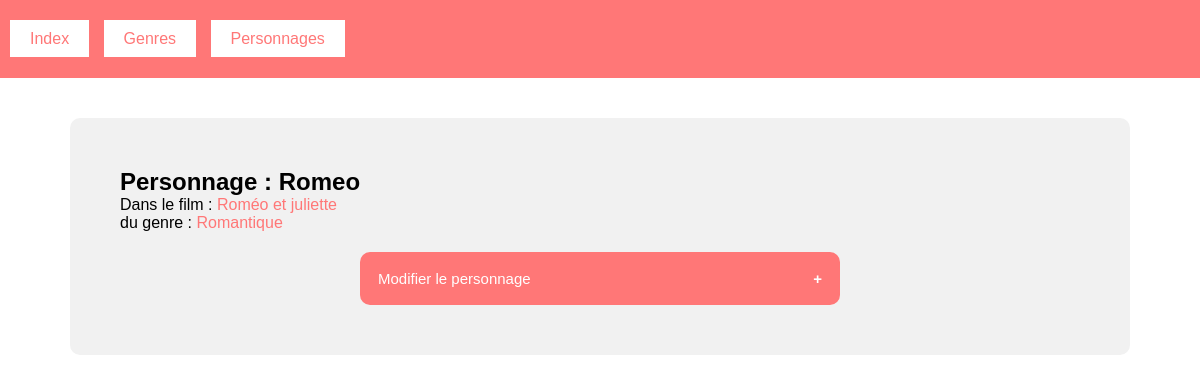
The app's page /movies/uniqueCharacter.php?id=6 with its own data.
### tables this page shows
CREATE TABLE `characters` (
  `id` int(11) NOT NULL,
  `created` datetime NOT NULL DEFAULT current_timestamp(),
  `modified` datetime NOT NULL DEFAULT current_timestamp() ON UPDATE current_timestamp(),
  `name` varchar(50) NOT NULL,
  `movie_id` int(11) NOT NULL
);

CREATE TABLE `movies` (
  `id` int(11) NOT NULL,
  `created` datetime NOT NULL DEFAULT current_timestamp(),
  `modified` datetime NOT NULL DEFAULT current_timestamp() ON UPDATE current_timestamp(),
  `title` varchar(50) NOT NULL,
  `imdb` varchar(20) NOT NULL,
  `gender_id` int(11) NOT NULL
);

CREATE TABLE `genres` (
  `id` int(11) NOT NULL,
  `created` datetime NOT NULL DEFAULT current_timestamp(),
  `modified` datetime NOT NULL DEFAULT current_timestamp() ON UPDATE current_timestamp(),
  `name` varchar(50) NOT NULL
);

### movies/config/character.php (called while the page is built, shortened)
<?php
class Character extends Database
{
    protected $name;
    protected $movie_id;
    public function __construct($characters)
    {
        if (is_array($characters)) {
            $this->hydrate($characters);
        } else {
            $i = (int) $characters;
            $req = $this->prepare("SELECT * FROM characters WHERE id = :id");
            $req->execute([
                ":id" => $i
            ]);
        }
    }
    public function setName($n)
    {
        $n = trim($n);
        if (!empty($n))
            $this->name = ucfirst(strtolower($n));
    }
    public function setMovie_id($n)
    {
        if (!empty($n))
            $this->movie_id = (int) $n;
    }
    public function getName()
    {
        return $this->name;
    }
    public function getMovie_id()
    {
        return $this->movie_id;
    }
    public  function getMovie()
    {
        if (!empty($this->movie_id))
            return new Movie($this->movie_id);
        else
            return null;
    }
}

### movies/config/movie.php (called while the page is built, shortened)
<?php
class Movie extends Database
{
    protected $title;
    protected $gender_id;
    public function __construct($movies)
    {
        if (is_array($movies)) {
            $this->hydrate($movies);
        } else {
            $i = (int) $movies;
            $req = $this->prepare("SELECT * FROM movies WHERE id = :id");
            $req->execute([
                ":id" => $i
            ]);
            if ($req->rowCount() > 0) {
                $d = $req->fetch(PDO::FETCH_ASSOC);
            }
        }
    }
    public function setTitle($n)
    {
        $n = trim($n);
        if (!empty($n))
            $this->title = ucfirst(strtolower($n));
    }
    public function setImdb($n)
    {
        $n = trim($n);
    }
    public function setGender_id($n)
    {
        if (!empty($n))
            $this->gender_id = (int) $n;
    }
    public function getTitle()
    {
        return $this->title;
    }
    public function getGender_id()
    {
        return $this->gender_id;
    }
    public  function getGender()
    {
        if (!empty($this->gender_id))
            return new Gender($this->gender_id);
        else
            return null;
    }
}

### movies/config/database.php (called while the page is built, shortened)
<?php
class Database extends PDO
{
    public function hydrate($a)
    {
        foreach ($a as $key => $value) {
            $m = 'set' . ucfirst($key);
        }
    }
}

### movies/config/gender.php (called while the page is built, shortened)
<?php
class Gender extends Database {
    protected $name;
    public function __construct($gender)
    {
        if (is_array($gender)) {
            $this->hydrate($gender);
        } else {
            $i = (int) $gender;
            $req = $this->prepare("SELECT * FROM genres WHERE id=:id");
            $req->execute([
                ":id" => $i
            ]);
            if ($req->rowCount() > 0) {
                $d = $req->fetch(PDO::FETCH_ASSOC);
            }
        }
    }
    public function setName($n)
    {
        $n = trim($n);
        if (!empty($n))
            $this->name = (string) $n;
    }
    public function getName(){
        return $this->name;
    }
}

### movies/uniqueCharacter.php (the view, shortened to what this page needs)
<?php
$character = new Character($_GET["id"]);
?>
<!DOCTYPE html>
<html lang="fr">
<head>
    <?php include("partials/head.php") ?>
</head>
<body>
<?php include("partials/header.php") ?>
<main>
    <article>
        <h2>Personnage : <?= $character->getName(); ?></h2>
        <p>Dans le film : <a href="uniqueMovie.php?id=<?= $character->getMovie_id() ?>"><?= $character->getMovie()->getTitle() ?></a></p>
        <p>du genre : <a href="uniqueGender.php?id=<?= $character->getMovie()->getGender_id(); ?>"><?= $character->getMovie()->getGender()->getName(); ?></a></p>
    </article>
    <button class="menu">Modifier le personnage</button>
</main>
</body>
</html>

### movies/css/style.css (style rules this page uses)
* { margin: 0; padding: 0; }
a { text-decoration: none; color: #ff7777; }
body { font-family: sans-serif; }
main { background-color: rgb(241, 241, 241); border-radius: 10px; width: 80%; margin: auto; margin-top: 40px; padding: 50px; }
.menu { background-color: #ff7777; color: white; cursor: pointer; padding: 18px; width: 50%; max-width: 800px; border: none; text-align: left; outline: none; font-size: 15px; display: block; margin: auto; margin-top: 20px; border-radius: 10px; }
.menu:after { content: '+'; color: white; font-weight: bold; float: right; margin-left: 5px; }
button { padding: 10px; border: none; background-color: #ff7777; color: white; border-radius: 10%; margin: auto; display: block; }

### records on screen
characters: name "Romeo", movie.gender_id "Roméo et juliette", movie.name "Romantique"
